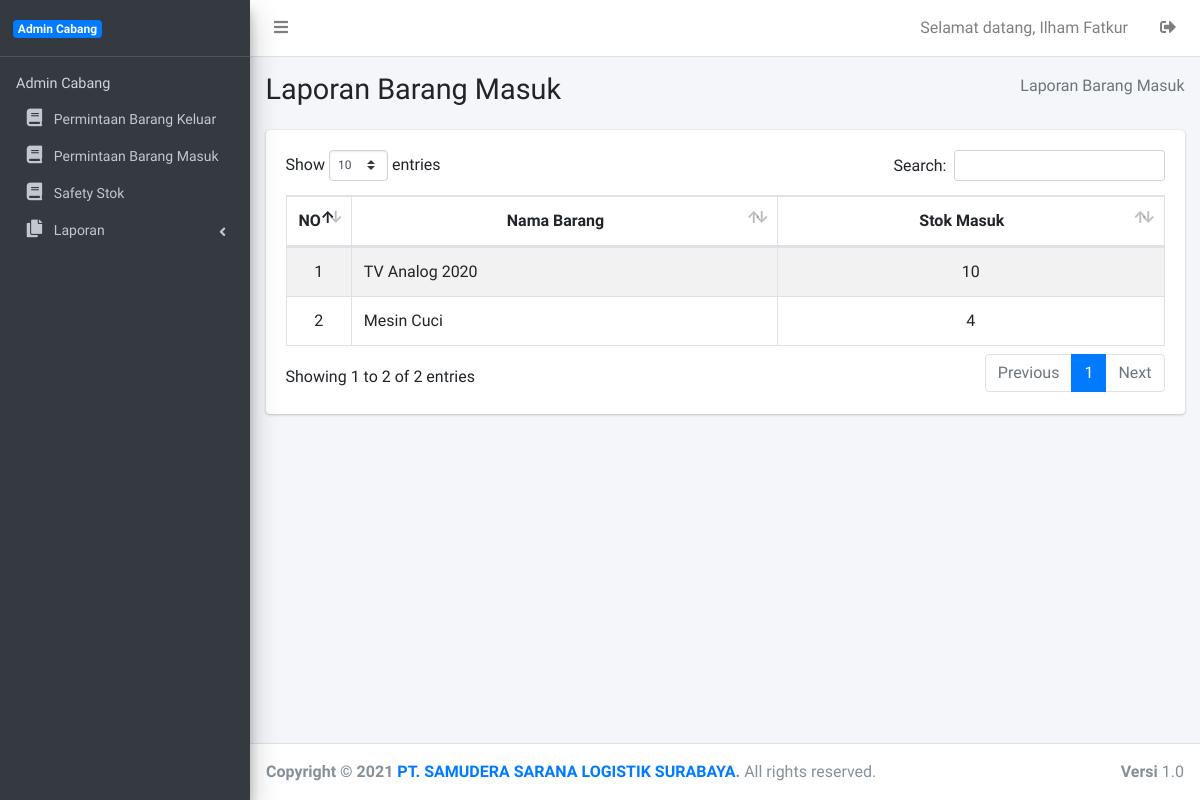
/halaman/laporan-barang-masuk.php (signed in), run on the app's committed database.
### tables this page shows
CREATE TABLE `detail_permintaan_in` (
  `id_detail_permintaan_in` int(11) NOT NULL,
  `kode_permintaan_brg_in` varchar(50) NOT NULL,
  `id_barang` int(11) NOT NULL,
  `jumlah_permintaan_barang_in` int(11) NOT NULL,
  `jumlah_disetujui_in` int(11) NOT NULL,
  `keterangan_in` varchar(200) NOT NULL,
  `status_detail_permintaan_in` int(11) NOT NULL
);

CREATE TABLE `barang` (
  `id_barang` int(11) NOT NULL,
  `no_request` varchar(50) NOT NULL,
  `no_serial` varchar(50) NOT NULL,
  `nama_barang` varchar(255) NOT NULL,
  `jumlah_barang` int(11) NOT NULL,
  `harga_barang` int(11) NOT NULL,
  `keterangan_barang` text NOT NULL,
  `catatan_barang` text NOT NULL,
  `date_request` date NOT NULL,
  `id_user` int(11) NOT NULL,
  `id_satuan_barang` int(11) NOT NULL,
  `status_request` int(11) NOT NULL,
  `status_po` int(11) NOT NULL,
  `foto_barang` text NOT NULL
);

### halaman/laporan-barang-masuk.php (the view, shortened to what this page needs)
<!DOCTYPE html>
<html>
<?php
if ((!isset($_SESSION['appks'])) || ($_SESSION['appks'] != true)) {
    echo '<script>window.location="../";</script>';
} else {
    include 'template/head.php';
?>
    <body class="hold-transition sidebar-mini layout-fixed">
        <div class="wrapper">
            <?php include 'template/navbar.php'; ?>
            <div class="content-wrapper">
                <section class="content-header">
                    <div class="container-fluid">
                        <div class="row mb-2">
                            <div class="col-sm-6">
                                <h1>Laporan Barang Masuk</h1>
                            </div>
                            <div class="col-sm-6">
                                <ol class="breadcrumb float-sm-right">
                                    <li class="breadcrumb-item active">Laporan Barang Masuk</li>
                                </ol>
                            </div>
                        </div>
                    </div>
                </section>
                <section class="content">
                    <div class="container-fluid">
                        <div class="row">
                            <div class="col-12 col-sm-12">
                                <div class="card">
                                    <div class="card-body">
                                        <table id="example1" class="table table-bordered table-striped">
                                            <thead>
                                                <tr>
                                                    <th width="5%">
                                                        <center>NO</center>
                                                    </th>
                                                    <th>
                                                        <center>Nama Barang</center>
                                                    </th>
                                                    <th>
                                                        <center>Stok Masuk</center>
                                                    </th>
                                                </tr>
                                            </thead>
                                            <tbody>
                                                <?php
                                                $sql = "SELECT a.*, b.nama_barang, b.no_serial, c.nama_satuan_barang
                                                    FROM detail_permintaan_in a JOIN barang b ON a.id_barang = b.id_barang
                                                    JOIN satuan_barang c ON b.id_satuan_barang = c.id_satuan_barang
                                                    where status_detail_permintaan_in = 1";
                                                $i = 1;
                                                $query = mysqli_query($conn, $sql);
                                                if (mysqli_num_rows($query) > 0) {
                                                    while ($row = mysqli_fetch_assoc($query)) {
                                                        echo '<tr>
                                                            <td align="center">' . $i++ . '</td>
                                                            <td align="">' . $row['nama_barang'] . '</td>
                                                            <td align="center">' . $row['jumlah_disetujui_in'] . '</td>
                                                            </tr>
                                                            ';
                                                    }
                                                } else {
                                                }
                                                ?>
                                            </tbody>
                                        </table>
                                    </div>
                                </div>
                            </div>
                        </div>
                    </div>
                </section>
            </div>
            <?php include 'template/footer.php';; ?>
        </div>
    </body>
<?php } ?>
</html>

### data on the page
detail_permintaan_in: id_barang.nama_barang "TV Analog 2020", jumlah_disetujui_in "10"
detail_permintaan_in: id_barang.nama_barang "Mesin Cuci", jumlah_disetujui_in "4"

### other printed values
$_SESSION['appks'] "Ilham Fatkur"
